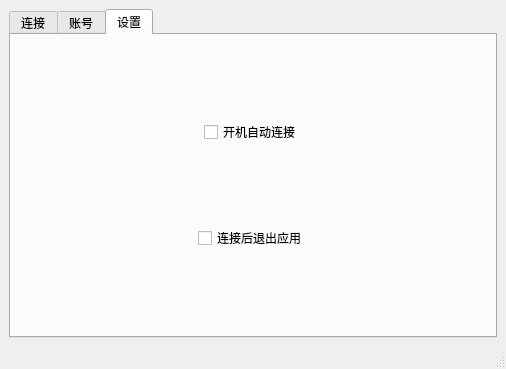
<?xml version="1.0" encoding="UTF-8"?>
<ui version="4.0">
 <class>MainWindow</class>
 <widget class="QMainWindow" name="MainWindow">
  <property name="geometry">
   <rect>
    <x>0</x>
    <y>0</y>
    <width>506</width>
    <height>369</height>
   </rect>
  </property>
  <property name="windowTitle">
   <string>校园网</string>
  </property>
  <widget class="QWidget" name="centralwidget">
   <layout class="QHBoxLayout" name="horizontalLayout_2">
    <item>
     <widget class="QTabWidget" name="tabWidget">
      <property name="tabShape">
       <enum>QTabWidget::Rounded</enum>
      </property>
      <property name="currentIndex">
       <number>2</number>
      </property>
      <property name="elideMode">
       <enum>Qt::ElideNone</enum>
      </property>
      <property name="documentMode">
       <bool>false</bool>
      </property>
      <property name="tabsClosable">
       <bool>false</bool>
      </property>
      <property name="tabBarAutoHide">
       <bool>false</bool>
      </property>
      <widget class="QWidget" name="conn_tab">
       <attribute name="title">
        <string>连接</string>
       </attribute>
       <layout class="QVBoxLayout" name="verticalLayout">
        <item>
         <widget class="QWidget" name="widget" native="true">
          <property name="sizePolicy">
           <sizepolicy hsizetype="Preferred" vsizetype="Preferred">
            <horstretch>0</horstretch>
            <verstretch>0</verstretch>
           </sizepolicy>
          </property>
          <layout class="QVBoxLayout" name="verticalLayout_2">
           <item>
            <spacer name="verticalSpacer">
             <property name="orientation">
              <enum>Qt::Vertical</enum>
             </property>
             <property name="sizeHint" stdset="0">
              <size>
               <width>20</width>
               <height>40</height>
              </size>
             </property>
            </spacer>
           </item>
           <item alignment="Qt::AlignHCenter">
            <widget class="QWidget" name="widget_2" native="true">
             <layout class="QHBoxLayout" name="horizontalLayout">
              <item>
               <widget class="QLabel" name="label">
                <property name="sizePolicy">
                 <sizepolicy hsizetype="Preferred" vsizetype="Preferred">
                  <horstretch>0</horstretch>
                  <verstretch>0</verstretch>
                 </sizepolicy>
                </property>
                <property name="text">
                 <string>IP: </string>
                </property>
               </widget>
              </item>
              <item alignment="Qt::AlignHCenter">
               <widget class="QLabel" name="ip">
                <property name="sizePolicy">
                 <sizepolicy hsizetype="Preferred" vsizetype="Preferred">
                  <horstretch>0</horstretch>
                  <verstretch>0</verstretch>
                 </sizepolicy>
                </property>
                <property name="text">
                 <string/>
                </property>
               </widget>
              </item>
             </layout>
            </widget>
           </item>
           <item alignment="Qt::AlignHCenter">
            <widget class="QPushButton" name="pushButton">
             <property name="sizePolicy">
              <sizepolicy hsizetype="Fixed" vsizetype="Fixed">
               <horstretch>0</horstretch>
               <verstretch>0</verstretch>
              </sizepolicy>
             </property>
             <property name="text">
              <string>连接校园网</string>
             </property>
            </widget>
           </item>
           <item>
            <spacer name="verticalSpacer_2">
             <property name="orientation">
              <enum>Qt::Vertical</enum>
             </property>
             <property name="sizeHint" stdset="0">
              <size>
               <width>20</width>
               <height>40</height>
              </size>
             </property>
            </spacer>
           </item>
          </layout>
         </widget>
        </item>
       </layout>
      </widget>
      <widget class="QWidget" name="account_tab">
       <attribute name="title">
        <string>账号</string>
       </attribute>
       <layout class="QVBoxLayout" name="verticalLayout_3">
        <item>
         <widget class="QTabWidget" name="tabWidget_2">
          <property name="currentIndex">
           <number>1</number>
          </property>
          <widget class="QWidget" name="first_tab">
           <attribute name="title">
            <string>第一页面</string>
           </attribute>
           <layout class="QHBoxLayout" name="horizontalLayout_3">
            <item>
             <spacer name="horizontalSpacer_2">
              <property name="orientation">
               <enum>Qt::Horizontal</enum>
              </property>
              <property name="sizeHint" stdset="0">
               <size>
                <width>40</width>
                <height>20</height>
               </size>
              </property>
             </spacer>
            </item>
            <item>
             <layout class="QGridLayout" name="gridLayout">
              <property name="topMargin">
               <number>0</number>
              </property>
              <property name="verticalSpacing">
               <number>17</number>
              </property>
              <item row="3" column="1">
               <spacer name="verticalSpacer_3">
                <property name="orientation">
                 <enum>Qt::Vertical</enum>
                </property>
                <property name="sizeHint" stdset="0">
                 <size>
                  <width>20</width>
                  <height>40</height>
                 </size>
                </property>
               </spacer>
              </item>
              <item row="1" column="1">
               <widget class="QLineEdit" name="username1">
                <property name="minimumSize">
                 <size>
                  <width>0</width>
                  <height>30</height>
                 </size>
                </property>
               </widget>
              </item>
              <item row="2" column="1">
               <widget class="QLineEdit" name="password1">
                <property name="minimumSize">
                 <size>
                  <width>0</width>
                  <height>30</height>
                 </size>
                </property>
                <property name="echoMode">
                 <enum>QLineEdit::Password</enum>
                </property>
               </widget>
              </item>
              <item row="2" column="0">
               <widget class="QLabel" name="label_2">
                <property name="text">
                 <string>密码:</string>
                </property>
               </widget>
              </item>
              <item row="1" column="0">
               <widget class="QLabel" name="label_1">
                <property name="text">
                 <string>账号: </string>
                </property>
               </widget>
              </item>
              <item row="0" column="1">
               <spacer name="verticalSpacer_4">
                <property name="orientation">
                 <enum>Qt::Vertical</enum>
                </property>
                <property name="sizeHint" stdset="0">
                 <size>
                  <width>20</width>
                  <height>40</height>
                 </size>
                </property>
               </spacer>
              </item>
             </layout>
            </item>
            <item>
             <spacer name="horizontalSpacer">
              <property name="orientation">
               <enum>Qt::Horizontal</enum>
              </property>
              <property name="sizeHint" stdset="0">
               <size>
                <width>40</width>
                <height>20</height>
               </size>
              </property>
             </spacer>
            </item>
           </layout>
          </widget>
          <widget class="QWidget" name="second_tab">
           <attribute name="title">
            <string>第二页面</string>
           </attribute>
           <layout class="QHBoxLayout" name="horizontalLayout_4">
            <item>
             <spacer name="horizontalSpacer_3">
              <property name="orientation">
               <enum>Qt::Horizontal</enum>
              </property>
              <property name="sizeHint" stdset="0">
               <size>
                <width>40</width>
                <height>20</height>
               </size>
              </property>
             </spacer>
            </item>
            <item>
             <layout class="QGridLayout" name="gridLayout_2">
              <property name="topMargin">
               <number>0</number>
              </property>
              <property name="verticalSpacing">
               <number>17</number>
              </property>
              <item row="3" column="1">
               <spacer name="verticalSpacer_5">
                <property name="orientation">
                 <enum>Qt::Vertical</enum>
                </property>
                <property name="sizeHint" stdset="0">
                 <size>
                  <width>20</width>
                  <height>40</height>
                 </size>
                </property>
               </spacer>
              </item>
              <item row="1" column="1">
               <widget class="QLineEdit" name="username2">
                <property name="minimumSize">
                 <size>
                  <width>0</width>
                  <height>30</height>
                 </size>
                </property>
               </widget>
              </item>
              <item row="2" column="1">
               <widget class="QLineEdit" name="password2">
                <property name="minimumSize">
                 <size>
                  <width>0</width>
                  <height>30</height>
                 </size>
                </property>
                <property name="echoMode">
                 <enum>QLineEdit::Password</enum>
                </property>
               </widget>
              </item>
              <item row="2" column="0">
               <widget class="QLabel" name="label_3">
                <property name="text">
                 <string>密码:</string>
                </property>
               </widget>
              </item>
              <item row="1" column="0">
               <widget class="QLabel" name="label_4">
                <property name="text">
                 <string>账号: </string>
                </property>
               </widget>
              </item>
              <item row="0" column="1">
               <spacer name="verticalSpacer_6">
                <property name="orientation">
                 <enum>Qt::Vertical</enum>
                </property>
                <property name="sizeHint" stdset="0">
                 <size>
                  <width>20</width>
                  <height>40</height>
                 </size>
                </property>
               </spacer>
              </item>
             </layout>
            </item>
            <item>
             <spacer name="horizontalSpacer_4">
              <property name="orientation">
               <enum>Qt::Horizontal</enum>
              </property>
              <property name="sizeHint" stdset="0">
               <size>
                <width>40</width>
                <height>20</height>
               </size>
              </property>
             </spacer>
            </item>
           </layout>
          </widget>
         </widget>
        </item>
        <item>
         <widget class="QPushButton" name="save_btn">
          <property name="minimumSize">
           <size>
            <width>0</width>
            <height>40</height>
           </size>
          </property>
          <property name="text">
           <string>保存</string>
          </property>
         </widget>
        </item>
       </layout>
      </widget>
      <widget class="QWidget" name="settings_tab">
       <attribute name="title">
        <string>设置</string>
       </attribute>
       <layout class="QVBoxLayout" name="verticalLayout_4">
        <item alignment="Qt::AlignHCenter">
         <widget class="QCheckBox" name="startup_ck">
          <property name="layoutDirection">
           <enum>Qt::LeftToRight</enum>
          </property>
          <property name="text">
           <string>开机自动连接</string>
          </property>
         </widget>
        </item>
        <item alignment="Qt::AlignHCenter">
         <widget class="QCheckBox" name="quit_ck">
          <property name="layoutDirection">
           <enum>Qt::LeftToRight</enum>
          </property>
          <property name="text">
           <string>连接后退出应用</string>
          </property>
          <property name="tristate">
           <bool>false</bool>
          </property>
         </widget>
        </item>
       </layout>
      </widget>
     </widget>
    </item>
   </layout>
  </widget>
  <widget class="QStatusBar" name="statusbar"/>
  <action name="first_account">
   <property name="text">
    <string>第一页面</string>
   </property>
  </action>
  <action name="second_account">
   <property name="text">
    <string>第二页面</string>
   </property>
  </action>
  <action name="modify_account">
   <property name="text">
    <string>修改账号信息</string>
   </property>
   <property name="toolTip">
    <string>修改账号信息</string>
   </property>
  </action>
 </widget>
 <resources/>
 <connections>
  <connection>
   <sender>pushButton</sender>
   <signal>clicked()</signal>
   <receiver>MainWindow</receiver>
   <slot>click()</slot>
   <hints>
    <hint type="sourcelabel">
     <x>297</x>
     <y>203</y>
    </hint>
    <hint type="destinationlabel">
     <x>505</x>
     <y>337</y>
    </hint>
   </hints>
  </connection>
  <connection>
   <sender>save_btn</sender>
   <signal>clicked()</signal>
   <receiver>MainWindow</receiver>
   <slot>login_tab_save()</slot>
   <hints>
    <hint type="sourcelabel">
     <x>240</x>
     <y>266</y>
    </hint>
    <hint type="destinationlabel">
     <x>1084</x>
     <y>263</y>
    </hint>
   </hints>
  </connection>
 </connections>
 <slots>
  <signal>toggle_setting(QCheckButton)</signal>
  <slot>click()</slot>
  <slot>save_account()</slot>
  <slot>setting()</slot>
  <slot>start_after_system_boot()</slot>
  <slot>quit_app_when_connected()</slot>
  <slot>login_tab_save()</slot>
 </slots>
</ui>
